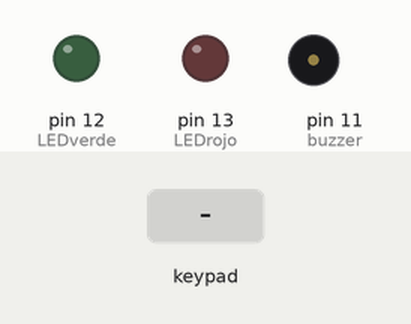
Simulated run of this sketch. Board: Arduino Uno, built with avr-gcc and run on an emulated ATmega328P. Parts: output pins drawn as LEDs (lit = HIGH), buzzer (waves = sounding). Inputs (shaded band) come from the test bench. What the sketch prints to the serial monitor is not drawn.

Above: at 1.2 s.
1.3 s: keypad keys 1 2 3 4 5 6 pressed 0.4 s apart
At 4.7 s:
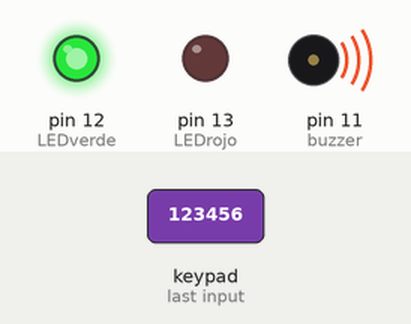
5.2 s: keypad keys 1 3 9 7 2 2 pressed 0.4 s apart
At 10.4 s:
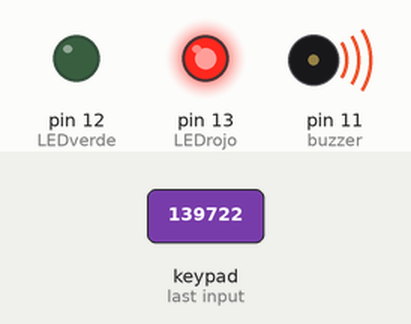
10.6 s: key 'A' pressed
13.6 s: key '1' pressed
16.3 s: key 'B' pressed
At 16.4 s:
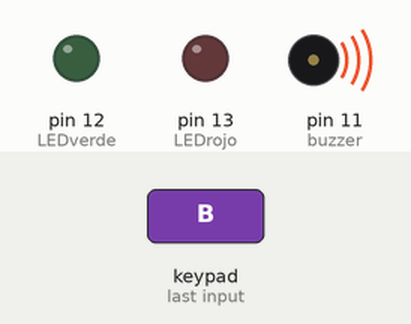
Timing chart, 0 to 18.8 s (numbered marks = the images above; inputs shaded):
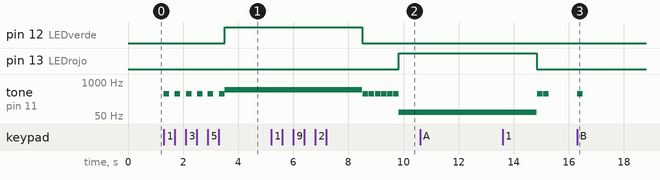

The sketch:

Control_acceso.ino
```cpp
#include <Keypad.h>  // importa libreria Keypad

int LEDrojo = 13; // define LEDrojo como el pin 13
int LEDverde = 12; // define LEDverde como el pin 12
int buzzer = 11; // define buzzer como el pin 11

const byte FILAS = 4; // define numero de filas
const byte COLUMNAS = 4; // define numero de columnas
char keys[FILAS][COLUMNAS] = { // define la distribucion de teclas
  {'1','2','3','A'},
  {'4','5','6','B'},
  {'7','8','9','C'},
  {'*','0','#','D'}
};

byte pinesFilas[FILAS] = {9,8,7,6}; // pines correspondientes a las filas
byte pinesColumnas[COLUMNAS] = {5,4,3,2}; // pines correspondientes a las columnas

Keypad teclado = Keypad(makeKeymap(keys), pinesFilas, pinesColumnas, FILAS, COLUMNAS);  // crea objeto

char TECLA;       // almacena la tecla presionada
char CLAVE[7];        // almacena en un array 6 digitos ingresados
char CLAVE_MAESTRA[7] = "123456";   // almacena en un array la contraseña maestra
byte INDICE = 0;    // indice del array


void setup()
{
 Serial.begin(9600);      // inicializa comunicacion serie
 pinMode(LEDrojo, OUTPUT); // pin 13 como salida
 pinMode(LEDverde, OUTPUT); // pin 12 como salida
 pinMode(buzzer, OUTPUT); // pin 11 como salida
}

void loop(){
  TECLA = teclado.getKey(); // obtiene tecla presionada y asigna a variable
  if (TECLA)       // comprueba que se haya presionado una tecla
  {
    CLAVE[INDICE] = TECLA; // almacena en array la tecla presionada
    INDICE++; // incrementa indice en uno
    Serial.print(TECLA);    // envia a monitor serial la tecla presionada
    tone(buzzer,350);     // tono de pulsacion
    delay(200); // espera de 200 milisegundos
    noTone(buzzer);   // deteiene el buzzer
  }
  if(INDICE == 6)
  {
    if(!strcmp(CLAVE, CLAVE_MAESTRA)){
      Serial.println(" Correcta");  // imprime en monitor serial que es correcta la clave
      digitalWrite(LEDverde, HIGH); // enciende el led verde
      tone(buzzer,500); // tono de entrada correcta
      delay(5000); // espera de 5000 milisegundos(5s)
      digitalWrite(LEDverde, LOW); // apaga el led verde
      noTone(buzzer); // detiene el tono del buzzer
    }else{
      Serial.println(" Incorrecta");  // imprime en monitor serial que es incorrecta la clave
      digitalWrite(LEDrojo, HIGH); // enciende el led rojo
      tone(buzzer,70); // tono de entrada incorrecta
      delay(5000);  // espera de 5000 milisegundos(5s)
      digitalWrite(LEDrojo, LOW); //apaga el led rojo
      noTone(buzzer);    // detiene el tono del buzzer
    }
    INDICE = 0; // reinicia la posicion del indice
  }
}
```

Measured:
- after the input at 1.3 s, pin 12 (LEDverde): LOW → HIGH after 2.2 s; tone on pin 11 (buzzer): silent → 350 Hz at once, then repeats every 0.40 s: silent 0.20 s, 350 Hz 0.20 s, until it stays 500 Hz from 3.5 s
- after the input at 5.2 s, pin 13 (LEDrojo): LOW → HIGH after 4.6 s
- after the input at 10.6 s, every drawn part: stays the same
- after the input at 16.3 s, tone on pin 11 (buzzer): silent → 350 Hz at once, → silent 0.20 s later
